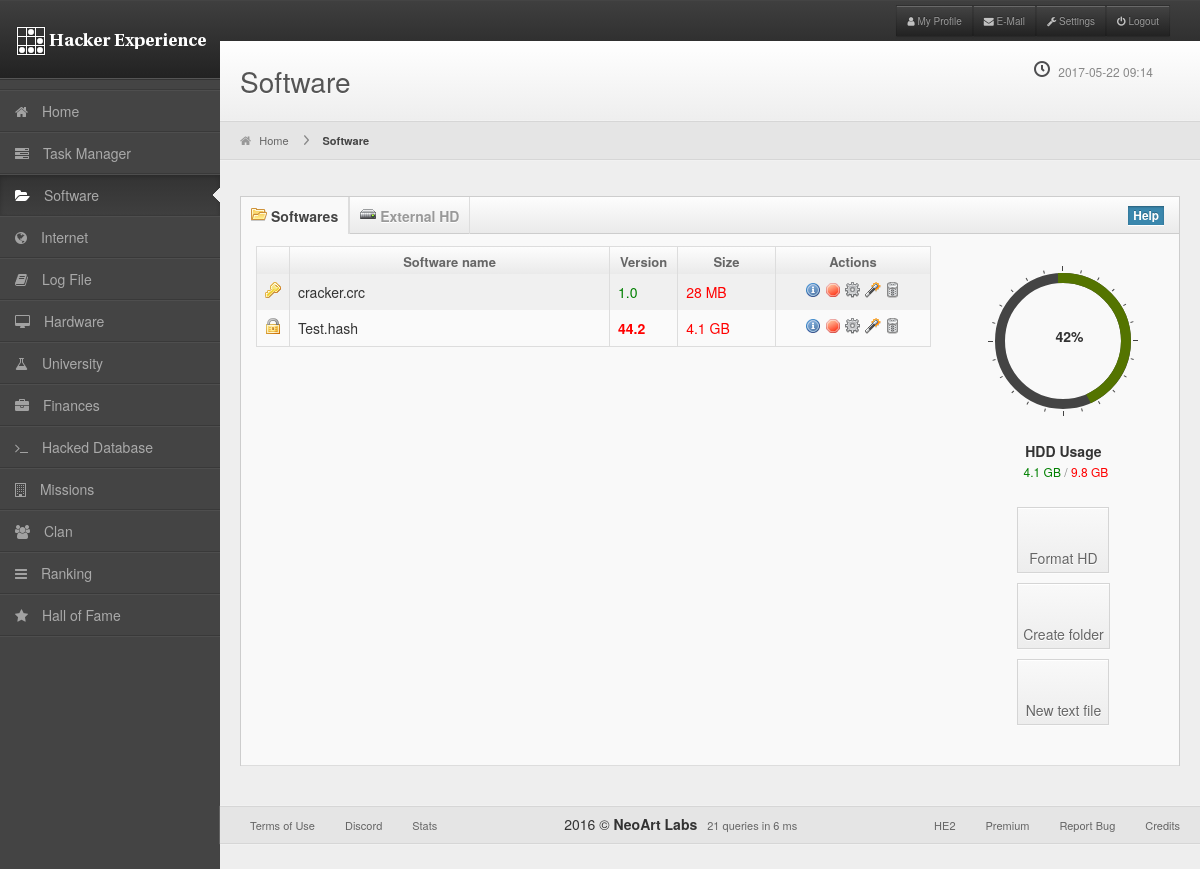
Page /software.php (signed in) on the committed database.
### tables this page shows
CREATE TABLE `software` (
  `ID` int(11) NOT NULL,
  `name` text NOT NULL,
  `version` float NOT NULL DEFAULT '1',
  `size` float NOT NULL DEFAULT '0',
  `ram` int(11) NOT NULL DEFAULT '0',
  `type` text NOT NULL,
  `serverID` int(11) NOT NULL,
  `ownerID` int(11) NOT NULL,
  `created` datetime NOT NULL DEFAULT CURRENT_TIMESTAMP
);

### mysql/mysql-ext.php (called while the page is built, shortened)
<?php
function dbGetSoftware($conn, $ID){
$sql = "SELECT name, version, size, ram, type, ownerid, created FROM software WHERE id = '$ID'";
$result = mysqli_query($conn,$sql);
return mysqli_fetch_array($result,MYSQLI_ASSOC);
}
?>

### module/software/function.php (the view, shortened to what this page needs)
<?php
require_once('mysql/mysql.php');
require_once('mysql/mysql-ext.php');
function printSoftware($ID){
$data = dbGetSoftware($conn = connect(), $ID);
$size = $data['size'];
setID($ID);
setName($data['name'],$data['type']);
setVersion($data['version']);
setSize($size);
setAttributes($ID);
return $size;
}
function setID($ID){
	echo '<tr id="'. $ID .'" class="installed">';
}
function setName($name, $type){
	switch ($type) {
    case "Cracker": $img = "he16-1"; $full=$name.".crc"; break;
    case "Hasher": $img = "he16-2"; $full=$name.".hash";  break;
}
echo '<td><span class="'. $img .' tip-top" title="'. $type .'"></span></td>';
echo '<td>'. $full .'</td>';
}
function setVersion($version){
	if($version < 15){
		echo '<td><font color="green">'. number_format($version,1) .'</font></td>';
	} elseif  ($version < 20) {
		echo '<td><font color="red">'. number_format($version,1) .'</font></td>';
	} else {
		echo '<td><font color="red"><b>'. number_format($version,1) .'</b></font></td>';
	}
}
function setSize($size){
		$type = "MB";
	if($size>1024){
		$size = $size / 1024;
		$type = "GB";
	}
echo '<td class="hide-phone"><font color="red">'. (number_format($size,1) + 0) . ' ' . $type . '</font></td>';
}
function setAttributes($ID){
echo '<td style="text-align: center">
<a href="?view=software&id='. $ID .'" class="tip-top" title="Information"><span class="he16-software_info"></span></a>
<a href="?view=software&cmd=uninstall&id='. $ID .'" class="tip-top" title="Kill"><span class="he16-stop"></span></a>
<a href="?view=software&cmd=install&id='. $ID .'" class="tip-top" title="Run"><span class="he16-cog"></span></a>
<a href="?view=software&cmd=hide&id='. $ID .'" class="tip-top" title="Hide"><span class="he16-hide"></span></a>
<a href="?view=software&cmd=del&id='. $ID .'" class="tip-top" title="Delete"><span class="he16-bin"></span></a></td></tr>';
}
?>

### css/he.css (style rules this page uses)
* { outline:none!important;-moz-outline:none!important; }
html { height:100%; }
body { overflow-x:hidden;margin-top:-9px;background-color:#444444;height:90%; }
.chart,.pie,.bars { height:300px;max-width:100%; }
.table.with-check tr th:first-child,.table.with-check tr td:first-child { width:10px; }
.table.with-icon tr th:first-child,.table.with-check tr td:first-child { width:10px; }
[class^="he16-"],[class*=" he16-"] { display:inline-block;width:16px;height:16px;*margin-right:.3em;line-height:16px;vertical-align:text-top;background-image:url("../images/he16.png");background-position:16px 16px;background-repeat:no-repeat; }
[class^="he16-"]:last-child,[class*=" he16-"]:last-child { *margin-left:0; }
.he16-1 { background-position:0 0; }
.he16-2 { background-position:0 -170px; }
.he16-bin { background-position:0 -493px; }
.he16-clan_adm,.he16-cog { background-position:0 -731px; }
.he16-hide { background-position:0 -1241px; }
.he16-software_info { background-position:-17px -289px; }
.he16-stop { background-position:-17px -357px; }
.table-striped tbody tr:nth-child(odd) td { background-color:#f0f0f0; }
.table-striped tbody tr:nth-child(even) td { background-color:#fafafa; }
.table-cozy tbody tr td { border-top:none; }
.table-software tbody tr td:first-child { width:10%; }
.table-software tbody tr td:nth-child(2) { width:50%; }
.table-software tbody tr td:nth-child(3) { width:10%; }
.table-software tbody tr td:nth-child(4) { width:15%; }
.table-software tbody tr td:last-child { width:24%; }

### rows in the picture
software: name "cracker.crc", version "1.0", number_format($size,1) + 0 "28"
software: name "Test.hash", version "44.2", size "GB"

### other values in the picture
$title "Home Task Manager Software Internet Log File Hardware University Finances Hacked Database Missions Clan Ranking Hall of Fame"
$page "Software"
$type "MB"
number_format($size,1) + 0 "4.1"
number_format($size_used,1) + 0 "4.1"
$type "GB"
number_format($size_hdd,1) + 0 "9.8"
